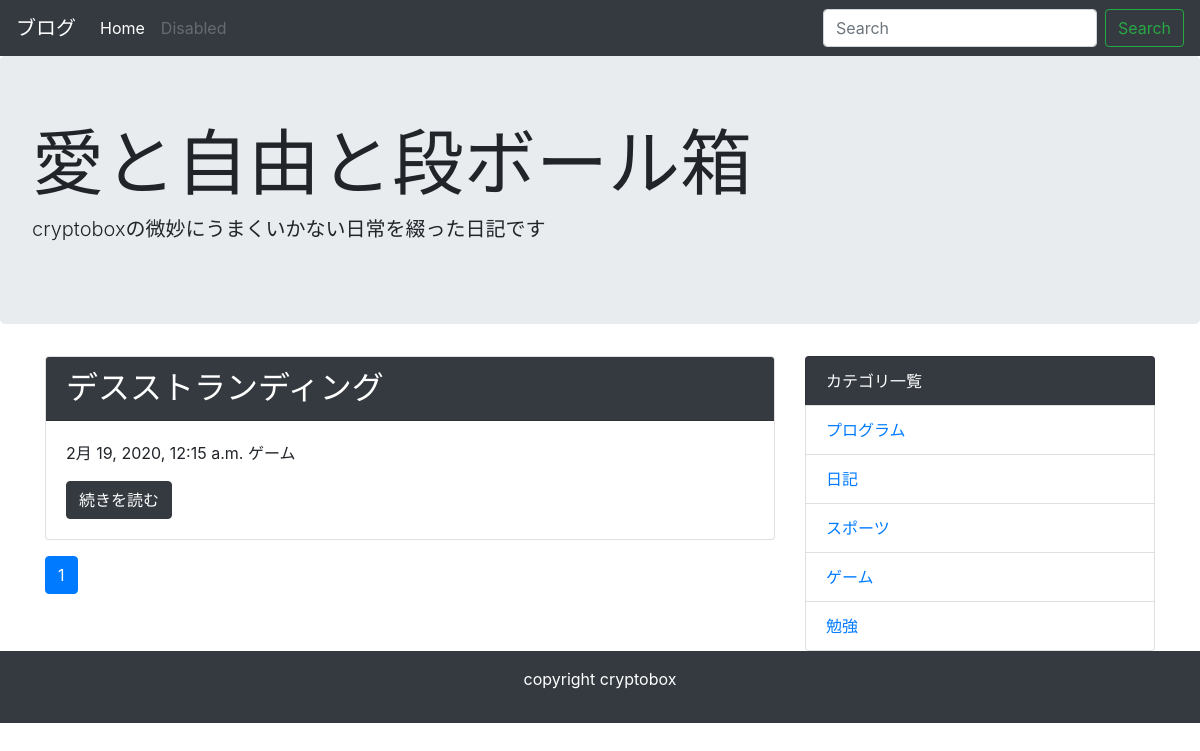
The app's page /category/4/ with its own data.
### blog/models.py (models this page shows, shortened)
class Post(models.Model):
    title = models.CharField('タイトル', max_length=64)
    text = models.TextField('本文')
    created_at = models.DateTimeField('作成日', default=timezone.now)
    category = models.ForeignKey(Category, verbose_name='カテゴリ', on_delete=models.PROTECT)

class Category(models.Model):
    name = models.CharField('カテゴリ名', max_length=255)
    created_at = models.DateTimeField('作成日', default=timezone.now)
    def __str__(self):
        return self.name

### blog/views.py (the view)
# urls.py: path('category/<int:pk>/', views.CategoryView.as_view(), name='category'),
class CategoryView(generic.ListView):
    model = Post
    paginate_by = 10
    def get_queryset(self):
        category_pk = self.kwargs['pk']
        queryset = Post.objects.order_by('-created_at').filter(category__pk=category_pk)
        return queryset

### blog/context_processors.py (called while the page is built)
def common(request):
    context = {
        'category_list': Category.objects.all(),
    }
    return context

### blog/templatetags/mytag.py (called while the page is built)
@register.simple_tag
def url_replace(request, field, value):
    url_dict = request.GET.copy()
    url_dict[field] = value
    return url_dict.urlencode()

### blog/templates/blog/post_list.html
{% extends 'blog/base.html' %}
{% block content %}
{% for post in post_list %}
 <div class="card mb-3">
  <h2 class="card-header bg-dark text-white">{{ post.title }}</h2>
   <div class="card-body">
     <p>{{ post.created_at }} {{ post.category }}</p>
     <a href="{% url 'blog:detail' post.pk %}" class="btn btn-dark">続きを読む</a>
   </div>
 </div>
{% endfor %}
{% include 'blog/page.html' %}
{% endblock %}

### blog/templates/blog/base.html (shortened to what this page needs)
<!doctype html>
<html lang="ja">
  <head>
    <link rel="stylesheet" href="https://maxcdn.bootstrapcdn.com/bootstrap/4.0.0-beta.2/css/bootstrap.min.css">
  </head>
  <body>
    <nav class="navbar navbar-expand-lg navbar-dark bg-dark">
      <a class="navbar-brand" href="#">ブログ</a>
      <div class="collapse navbar-collapse" id="navbarSupportedContent">
        <ul class="navbar-nav mr-auto">
          <li class="nav-item active">
            <a class="nav-link" href="{% url 'blog:index' %}">Home <span class="sr-only">(current)</span></a>
          </li>
          <li class="nav-item">
            <a class="nav-link disabled" href="#">Disabled</a>
          </li>
        </ul>
        <form class="form-inline my-2 my-lg-0" method="GET" action="{% url 'blog:index' %}">
          <input class="form-control mr-sm-2" type="text" placeholder="Search" aria-label="Search" name="keyword">
          <button class="btn btn-outline-success my-2 my-sm-0" type="submit">Search</button>
        </form>
      </div>
    </nav>
    <div class="jumbotron">
      <h1 class="display-3">愛と自由と段ボール箱</h1>
      <p class="lead">cryptoboxの微妙にうまくいかない日常を綴った日記です</p>
    </div>
    <div class="container">
      <div class="row">
        <div class="col-md-8">
          {% block content %}
          {% endblock %}
        </div>
        <div class="col-md-4">
          <ul class="list-group">
            <li class="list-group-item bg-dark text-white">カテゴリ一覧</li>
            {% for category in category_list %}
            <li class="list-group-item"><a href="{% url 'blog:category' category.pk %}">{{ category }}</a></li>
            {% endfor %}
          </ul>
        </div>
      </div>
    </div>
    <footer class="bg-dark text-white text-center py-3">
      <p>copyright cryptobox</p>
    </footer>
  </body>
</html>

### records on screen
Post: title "デスストランディング", created_at "2月 19, 2020, 12:15 a.m.", category "ゲーム"
Category: name "プログラム"
Category: name "日記"
Category: name "スポーツ"
Category: name "ゲーム"
Category: name "勉強"

### other values on screen
{{ link_page }} "1"
